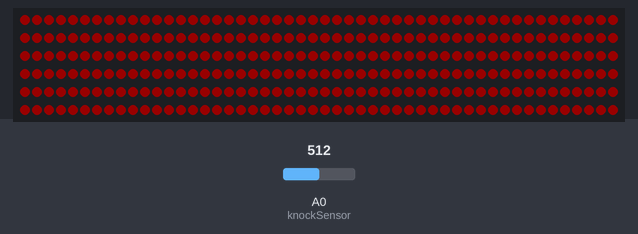
The sketch below on a simulated Arduino Uno, built with avr-gcc and run on an emulated ATmega328P. Parts: 300 RGB LEDs in strip order, left to right, continuing on the next row. Inputs (shaded band) come from the test bench; at power-on: A0 (knockSensor) = 512. Dim RGB values are drawn brighter than linear; what the sketch prints to the serial monitor is not drawn.

Above: at 1.2 s.
1.3 s: A0 (knockSensor) set to 40
2.8 s: A0 (knockSensor) set to 60
5.0 s: A0 (knockSensor) set to 0
6.5 s: A0 (knockSensor) set to 47
8.0 s: A0 (knockSensor) set to 55
Timing chart, 0 to 11.0 s (numbered marks = the images above; inputs shaded):
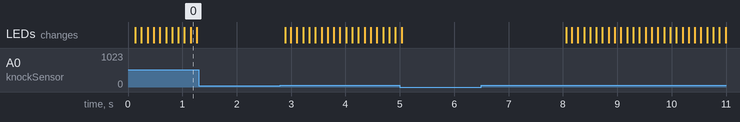

The sketch:

KnockFlashLEDStrip.ino
```cpp
/*
Filename: KnockFlashLED Strip
Author: Haythem Mansour
Date: 03/23/2025
Version: 1.0.0

Description:
Using the Knock example + flashing light test from youtube, when we knock the LEDs will light up
See "Research" page in google docs, to be transfered to MD in this repository at the end of this project for links to what helped me accomplish this
*/

//External Libraries
#include <FastLED.h>

// Constants for single piezo sensor
const int knockSensor = A0;
const int threshold = 50;

// Constants for RGB Light Strip
const int NUM_LEDS = 60*5;
const int DATA_PIN = 9;
#define COLOR_ORDER GRB
#define CHIPSET WS2812B
const int BRIGHTNESS = 60;
const int VOLTS = 5;
const int MAX_AMPS = 500;

CRGB leds[NUM_LEDS];

// these variables will change:
int sensorReading = 0;

void setup() {
  FastLED.addLeds<CHIPSET, DATA_PIN, COLOR_ORDER>(leds, NUM_LEDS);
  FastLED.setMaxPowerInVoltsAndMilliamps(VOLTS, MAX_AMPS);
  FastLED.setBrightness(BRIGHTNESS);
  FastLED.clear();
  FastLED.show();

  Serial.begin(115200);       // use the serial port
}

void loop() {
  // read the sensor and store it in the variable sensorReading:
  sensorReading = analogRead(knockSensor);

  // if the sensor reading is greater than the threshold:
  if (sensorReading >= threshold) {
    // Flash the LED Strip if knocked
    for (int pixel = 0; pixel < NUM_LEDS; pixel++){
      leds[pixel] = CRGB(255, 0, 0);
    }
    FastLED.show();
    delay(100);
    FastLED.clear();
    FastLED.show();

    // send the string "Knock!" back to the computer, followed by newline
    Serial.print(sensorReading);
    Serial.println(" Knock!");
  }
  delay(100);  // delay to avoid overloading the serial port buffer
}
```

Measured:
- after the input at 1.3 s, every drawn part: stays the same
- after the input at 6.5 s, every drawn part: stays the same
